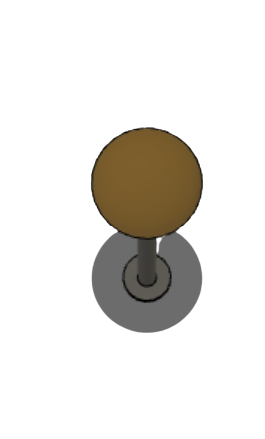
#> input picture newstron-mid.png, 265 x 439 px
$ python resizer.py
#> lines starting #> are read from the running program, lines starting #| are printed output that depends on the picture
import cv2

# Load the image
img = cv2.imread('newstron-mid.png')
#> img is the input picture: shape (439, 265, 3); mean B, G, R 225.1, 228.9, 231.2

# Define the desired size
width = 142
height = 142
dim = (width, height)

# Resize the image
resized_img = cv2.resize(img, dim, interpolation = cv2.INTER_AREA)
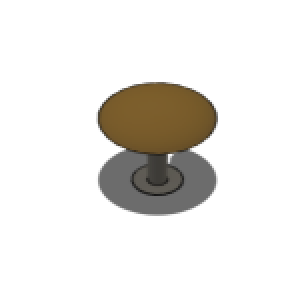
#> resized_img: shape (142, 142, 3) (shown 2 times larger); mean B, G, R 225.1, 228.9, 231.2

# Save the resized image
cv2.imwrite('on1-mid.png', resized_img)

# Display the original and resized images
cv2.imshow("Original Image", img)
cv2.imshow("Resized Image", resized_img)
cv2.waitKey(0)
cv2.destroyAllWindows()
